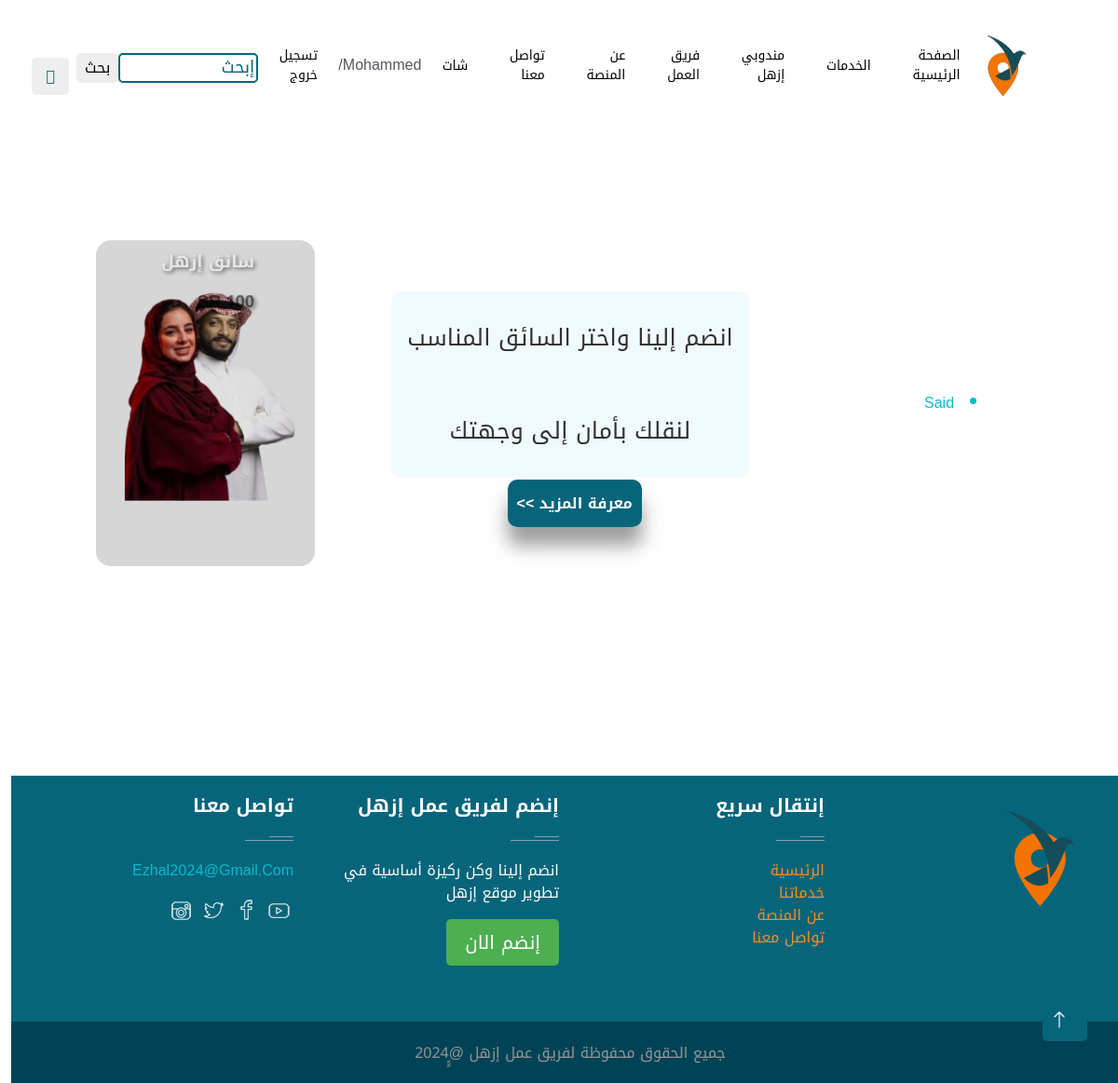
/service_one.php?id=1 (signed in), run on the app's committed database.
### tables this page shows
CREATE TABLE `delivery_agent` (
  `ID_Number` int(11) NOT NULL,
  `Fname` varchar(255) DEFAULT NULL,
  `Lname` varchar(255) DEFAULT NULL,
  `Email` varchar(255) DEFAULT NULL,
  `photo` varchar(250) DEFAULT NULL,
  `notes` text DEFAULT NULL,
  `date_barth` date DEFAULT NULL,
  `area` varchar(50) DEFAULT NULL,
  `phone` varchar(50) DEFAULT NULL,
  `ac_f` varchar(250) DEFAULT NULL,
  `ac_tw` varchar(250) DEFAULT NULL,
  `ac_li` varchar(255) DEFAULT NULL,
  `ac_in` varchar(250) DEFAULT NULL,
  `Password` varchar(255) DEFAULT NULL,
  `Register_Type` varchar(255) NOT NULL,
  `Availability` enum('1','2','3','4','5') DEFAULT NULL
);

CREATE TABLE `sevices` (
  `id` int(11) NOT NULL,
  `service_name` varchar(100) DEFAULT NULL,
  `price` int(11) DEFAULT NULL,
  `service_img` varchar(100) DEFAULT NULL,
  `service_notes` varchar(250) DEFAULT NULL
);

### service_one.php (the view, shortened to what this page needs)
<?php
if(!isset($_SESSION['uid'])){
    header('location:login.php');
    exit();
}else{
    include "db_conn.php";
    include 'master.php';
    if (isset($_GET['id']) && is_numeric($_GET['id'])){
        $id = $_GET['id'];
        $stmt = $conn->prepare("SELECT * FROM `sevices` WHERE id = :id");
        $stmt->bindParam(':id', $id);
        $stmt->execute();
        $result = $stmt->fetch(PDO::FETCH_ASSOC);
        $delivery = '';
        if ($result['id'] === 1){
            $delivery = $conn->prepare("SELECT * FROM `delivery_agent` WHERE Availability = '3'");
        }
        $delivery->execute();
        $serv_delivery = $delivery->fetchAll(PDO::FETCH_ASSOC);
        echo '<div class="row">
                 <div class="col-md-4">
                    <div class="card1-group">';
        if ($serv_delivery) {
            foreach ($serv_delivery as $serv_deli) {
                echo '<a style="margin: 45px;" href="checkout.php?id_service='.$serv_deli['ID_Number'].'&id_delivery='.$result['id'].'"><li>'.$serv_deli['Fname'].'</li></a> <br>';
            }
            }
                 echo '</div></div>';
        echo '<div class="col-md-4">
<div class="card1-group">';
        if ($result['id'] === 4){ ?>
            <br>
            <br>
            <br><br>
            <br>
            <br>
                <div class="wow fadeInUp" data-wow-delay="0.1s">
                    <div class="mt-5">
                        <div class="text-container">
                            <div class="text-box">
                                <p align="justify" class="mb-4" style="color:black; font-size: 24px; direction: rtl;">
                                    نخدمك
                                    بأنواع
                                    مختلفة من البنزين بكل سهولة إلى منزلك</p>
                            </div>
                        </div>
                        <a href="checkout.php?id_service=<?php echo $serv_deli['ID_Number']; ?>&id_delivery=<?php echo $result['id']; ?>" class="btn-f9s">معرفة المزيد >></a>
                    </div>
                    <div class="image-container">
                        <img src="img/se-gaz.png" alt="gasolin Illustration">
                    </div>
                </div>
<?php } if ($result['id'] === 1){
            echo '<div>
                        <div class="container-82o">
                            <div class="text-imm">
                                <p align="justify" class="mb-6n4 style-iZnBk" id="style-iZnBk">انضم إلينا واختر السائق المناسب لنقلك بأمان إلى وجهتك</p>
                            </div>
                        </div>
                        <a href="checkout.php?id_service=' . $serv_deli['ID_Number'] . '&id_delivery=' . $result['id'] . '" class="btn-f9s">معرفة المزيد &gt;&gt;</a>
                    </div>';
        }
        if ($result['id'] ===  2){ ?>
      <?php  }
        echo '</div>
            </div>';
        if ($stmt->rowCount() > 0 ){
            echo '
        <div class="col-md-4">
            <div class="card1-group">
                <div class="card1">
                    <div class="titlee">
                        <p>'.$result['service_name'].'</p>
                        <p class="text-black-50">SR.'.$result['price'].'</p>
                    </div>
                    <img src="img/'.$result['service_img'].'">
                    <div class="layer"></div>
                    <div class="info">
                        <p>'.$result['service_notes'].'</p>
                        <button> للمزيد</button>
                    </div>
                </div>
            </div>
        </div>
        </div>';
        } else{
            echo  ' <div class="col-md-4 text-danger">
           <div class="card1-group">
 Not Found Any Content</div>
 </div>';
        }
    } else {
        echo  "Not Found Any Content";
    }
}
include 'include/footer.php';
?>

### style.css (style rules this page uses)
:root { --primary: #F57300; --secondary: #34AD54; --light: #EEF9FF; --dark: #06657A; }
::placeholder { color: #06657A; font-size: 18px; font-weight: 500; }

### css/style.css (style rules this page uses)
:root { --primary: #F57300; --secondary: #34AD54; --light: #EEF9FF; --dark: #06657A; --orange: #F57300 --box-shadow:0 .5rem 1rem rgba(0, 0, 0, .1); --border: .2rem solid rgba(0, 0, 0, .1); --outline: .1rem solid rgba(0, 0, 0, .1); --outline-hover: .2rem solid var(--black); }
* { font-family: "Noto Kufi Arabic", sans-serif; margin: 0; padding: 0; box-sizing: border-box; outline: none; border: none; text-decoration: none; text-transform: capitalize; transition: all .2s linear; text-transform: capitalize; }
.card1-group { display: flex; gap: 0px; margin-top: 25px; width: 100%; height: 100vh; display: flex; align-items: center; justify-content: center; }
.card1 { margin-left: 33px; width: 235px; height: 350px; border-radius: 16px; overflow: hidden; position: relative; transition: 0.5s; cursor: pointer; background-color: #eee; filter: brightness(90%); }
.card1 img { width: 100%; height: 100%; object-fit: cover; pointer-events: none; transition: 0.5s; }
.card1-group { display: flex; gap: 0px; margin-top: 33px; width: 100%; height: 100vh; display: flex; align-items: center; justify-content: center; }
.card1 { width: 235px; height: 350px; border-radius: 16px; overflow: hidden; position: relative; transition: 0.5s; cursor: pointer; background-color: #eee; filter: brightness(90%); }
.card1 .titlee { position: absolute; top: 10px; left: 70px; z-index: 1; color: white; font-size: 18px; font-weight: bold; text-shadow: 2px 2px 4px rgba(0, 0, 0, 0.5); }

### round-trip-page_files/style.css (style rules this page uses)
* { padding: 0; margin: 0; box-sizing: border-box; font-family: "Noto Kufi Arabic", sans-serif !important; }
:root { --primary: #F57300; --secondary: #34AD54; --light: #EEF9FF; --dark: #06657A; --main-color: #06657a; }
html { scroll-behavior: smooth; }
body { font-family: "Heebo",sans-serif; }

### Add the trip_files/style.css (style rules this page uses)
* { padding: 0; margin: 0; box-sizing: border-box; font-family: "Noto Kufi Arabic", sans-serif !important; }
:root { --primary: #F57300; --secondary: #34AD54; --light: #EEF9FF; --dark: #06657A; --main-color: #06657a; }
html { scroll-behavior: smooth; }
body { font-family: "Heebo",sans-serif; }

### detail of the trip page_files/style.css (style rules this page uses)
* { font-family: "Noto Kufi Arabic", sans-serif !important; }

### include/head.php (style rules this page uses)
.container-82o { max-width: 100%; background-color: #EEF9FF; border-radius: 10px; opacity: 80%; text-align: center; box-shadow: #000; padding: 0 10px; }
.text-imm p { color: black; font-size: 25px; text-align: center; line-height: 4; margin: 12; }
.btn-f9s { padding: 10px; border: 1px; border-radius: 10px; color: white; cursor: pointer; font-size: 16px; font-weight: 600; background-color: #06657A; text-align: center; direction: ltr; width: fit-content; margin: 0px 30%; box-shadow: 0 20px 20px rgba(117, 116, 116, 0.7); }

### data on the page
delivery_agent: Fname "Said"
sevices: service_name "سائق إزهل", price "100", service_img (picture)

### other printed values
$_SESSION['uname'] "Mohammed"
